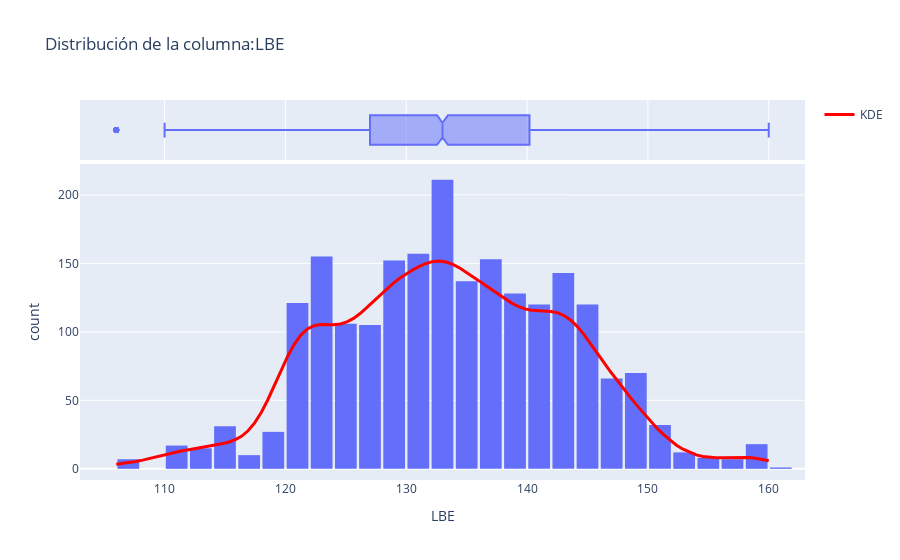

Write notebook code for a chart like this one.
### Markdown cell above
### 3.1 Histogramas

### Code cell
visualization.plot_interactive_histogram(datos_imputados, column='LBE')

### Figure 1 — Plotly figure (JSON) as saved in the notebook; plotly's stock layout.template omitted (floating-point values rounded to 4 significant figures; data arrays with more than 128 entries replaced by an {"elided": "..."} marker saying what was removed)
{"data": [{"bingroup": "x", "hovertemplate": "LBE=%{x}<br>count=%{y}<extra></extra>", "legendgroup": "", "marker": {"color": "#636efa", "pattern": {"shape": ""}}, "name": "", "nbinsx": 30, "orientation": "v", "showlegend": false, "type": "histogram", "x": {"elided": "2129 float values"}, "xaxis": "x", "yaxis": "y"}, {"customdata": {"elided": "2129x39 mixed values"}, "hovertemplate": "LBE=%{x}<br>FileName=%{customdata[0]}<br>Date=%{customdata[1]}<br>SegFile=%{customdata[2]}<br>b=%{customdata[3]}<br>e=%{customdata[4]}<br>LB=%{customdata[5]}<br>AC=%{customdata[6]}<br>FM=%{customdata[7]}<br>UC=%{customdata[8]}<br>ASTV=%{customdata[9]}<br>MSTV=%{customdata[10]}<br>ALTV=%{customdata[11]}<br>MLTV=%{customdata[12]}<br>DL=%{customdata[13]}<br>DS=%{customdata[14]}<br>DP=%{customdata[15]}<br>DR=%{customdata[16]}<br>Width=%{customdata[17]}<br>Min=%{customdata[18]}<br>Max=%{customdata[19]}<br>Nmax=%{customdata[20]}<br>Nzeros=%{customdata[21]}<br>Mode=%{customdata[22]}<br>Mean=%{customdata[23]}<br>Median=%{customdata[24]}<br>Variance=%{customdata[25]}<br>Tendency=%{customdata[26]}<br>A=%{customdata[27]}<br>B=%{customdata[28]}<br>C=%{customdata[29]}<br>D=%{customdata[30]}<br>E=%{customdata[31]}<br>AD=%{customdata[32]}<br>DE=%{customdata[33]}<br>LD=%{customdata[34]}<br>FS=%{customdata[35]}<br>SUSP=%{customdata[36]}<br>CLASS=%{customdata[37]}<br>NSP=%{customdata[38]}<extra></extra>", "legendgroup": "", "marker": {"color": "#636efa"}, "name": "", "notched": true, "showlegend": false, "type": "box", "x": {"elided": "2129 float values"}, "xaxis": "x2", "yaxis": "y2"}, {"line": {"color": "red", "width": 3}, "mode": "lines", "name": "KDE", "type": "scatter", "x": [106.0, 106.5, 107.1, 107.6, 108.2, 108.7, 109.3, 109.8, 110.4, 110.9, 111.5, 112.0, 112.5, 113.1, 113.6, 114.2, 114.7, 115.3, 115.8, 116.4, 116.9, 117.5, 118.0, 118.5, 119.1, 119.6, 120.2, 120.7, 121.3, 121.8, 122.4, 122.9, 123.5, 124.0, 124.5, 125.1, 125.6, 126.2, 126.7, 127.3, 127.8, 128.4, 128.9, 129.5, 130.0, 130.5, 131.1, 131.6, 132.2, 132.7, 133.3, 133.8, 134.4, 134.9, 135.5, 136.0, 136.5, 137.1, 137.6, 138.2, 138.7, 139.3, 139.8, 140.4, 140.9, 141.5, 142.0, 142.5, 143.1, 143.6, 144.2, 144.7, 145.3, 145.8, 146.4, 146.9, 147.5, 148.0, 148.5, 149.1, 149.6, 150.2, 150.7, 151.3, 151.8, 152.4, 152.9, 153.5, 154.0, 154.5, 155.1, 155.6, 156.2, 156.7, 157.3, 157.8, 158.4, 158.9, 159.5, 160.0], "y": [3.388, 3.929, 4.571, 5.37, 6.353, 7.502, 8.75, 10.0, 11.18, 12.23, 13.15, 13.99, 14.8, 15.62, 16.45, 17.32, 18.26, 19.43, 21.13, 23.76, 27.77, 33.52, 41.14, 50.45, 60.92, 71.77, 82.05, 90.89, 97.66, 102.1, 104.5, 105.3, 105.3, 105.2, 105.7, 107.3, 109.8, 113.4, 117.6, 122.3, 126.9, 131.4, 135.4, 139.1, 142.3, 145.3, 147.8, 149.9, 151.3, 151.7, 151.0, 149.4, 146.9, 143.9, 140.7, 137.4, 134.1, 130.7, 127.3, 124.0, 121.0, 118.5, 116.8, 115.8, 115.4, 115.3, 114.9, 113.9, 111.7, 108.3, 103.6, 97.84, 91.33, 84.46, 77.56, 70.85, 64.4, 58.2, 52.18, 46.31, 40.58, 35.07, 29.87, 25.12, 20.9, 17.29, 14.3, 11.94, 10.19, 8.993, 8.302, 8.032, 8.069, 8.272, 8.479, 8.536, 8.325, 7.788, 6.942, 5.871]}], "layout": {"bargap": 0.1, "barmode": "relative", "legend": {"tracegroupgap": 0}, "title": {"text": "Distribución de la columna:LBE"}, "xaxis": {"anchor": "y", "domain": [0, 1], "title": {"text": "LBE"}}, "xaxis2": {"anchor": "y2", "domain": [0, 1], "matches": "x", "showgrid": true, "showticklabels": false}, "yaxis": {"anchor": "x", "domain": [0, 0.8316], "title": {"text": "count"}}, "yaxis2": {"anchor": "x2", "domain": [0.8416, 1], "matches": "y2", "showgrid": false, "showline": false, "showticklabels": false, "ticks": ""}}}
